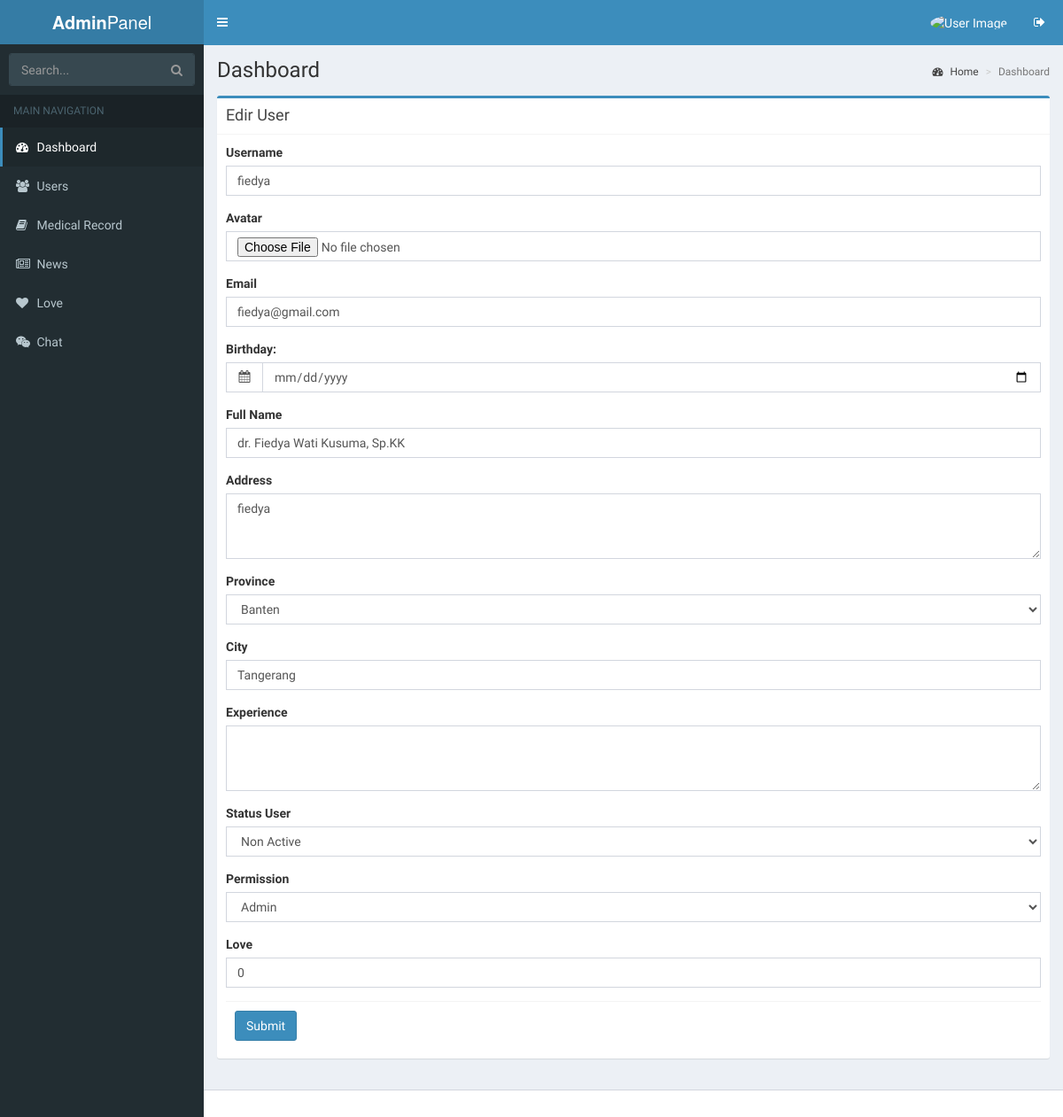
The page /adminpanel/user/edit_user/2 on the database as committed earlier.
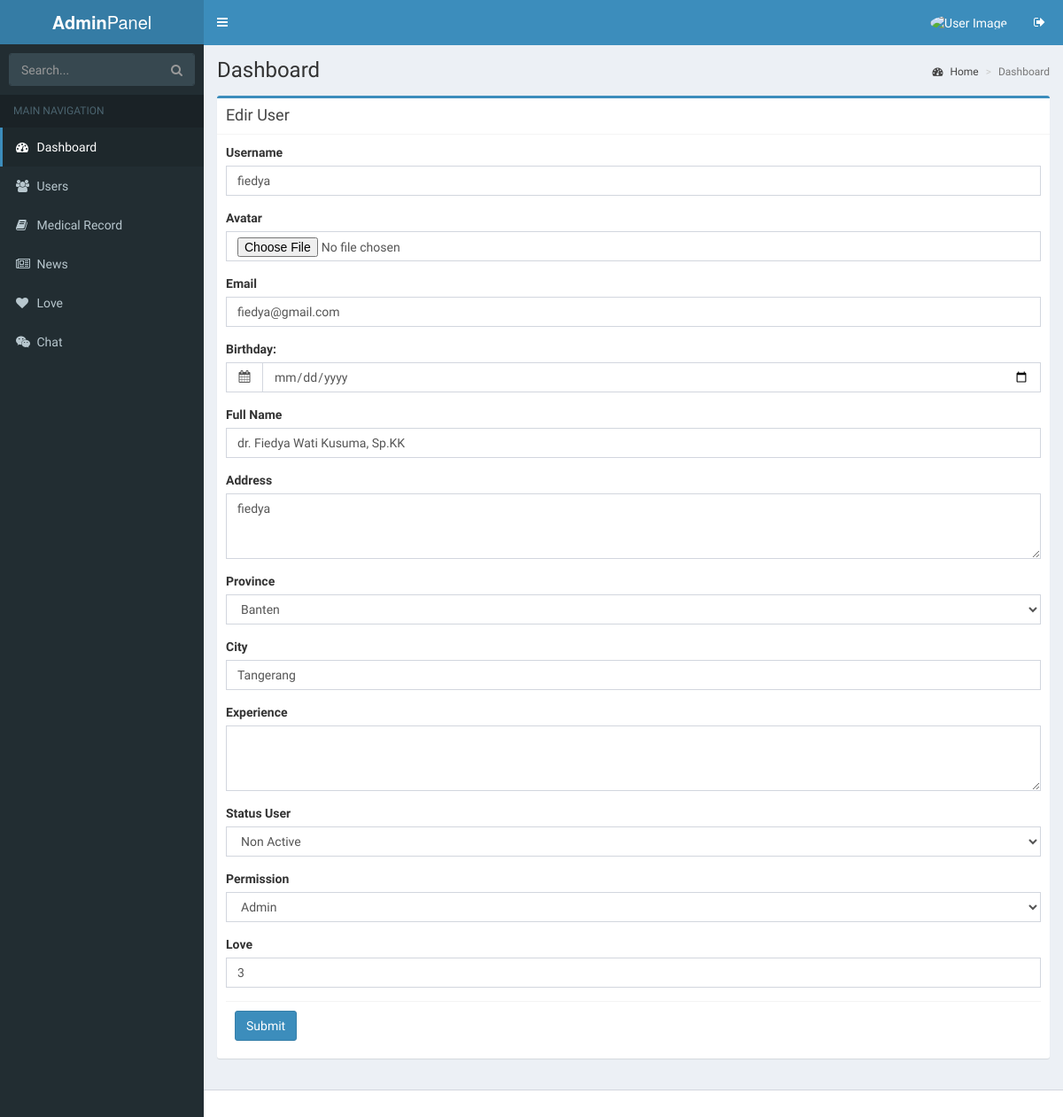
The same page on the database as committed later.
### tables this page shows
CREATE TABLE IF NOT EXISTS `ms_user` (
  `id_user` int(11) NOT NULL AUTO_INCREMENT,
  `username` varchar(30) NOT NULL,
  `password` char(32) NOT NULL,
  `email` varchar(100) NOT NULL,
  `phone_number` varchar(14) NOT NULL,
  `full_name` varchar(100) NOT NULL,
  `avatar` varchar(200) NOT NULL,
  `address` longtext NOT NULL,
  `city` varchar(100) NOT NULL,
  `province` varchar(100) NOT NULL,
  `gender` tinyint(1) NOT NULL COMMENT '0:Not Set, 1: Male, 2: Female',
  `experience` longtext NOT NULL,
  `birthday` date NOT NULL,
  `permission` tinyint(1) NOT NULL COMMENT '1: Admin, 2: Doctor, 3: Pasien',
  `status_user` tinyint(1) NOT NULL COMMENT '0: Nonactive, 1: Active, 2: Banned',
  `date_register` datetime NOT NULL,
  `date_login` datetime NOT NULL,
  `love` int(11) NOT NULL,
  `amount` int(11) NOT NULL,
  PRIMARY KEY (`id_user`)
);

### application/controllers/adminpanel/User.php (called while the page is built, shortened)
<?php
class User extends CI_Controller {
	public function __construct(){
		$this->load->model('muser','mus');
    $this->load->library('pagination');
	}
		function edit_user(){
			$data['title_web'] = 'Edit User | Adminpanel medskin';
			$data['path_content'] = 'admin/user/edit_user';
			$id=$this->uri->segment(4);
			$data['result']=$this->mod->getDataWhere('user','id_user',$id);
			$this->form_validation->set_rules('username','Username','required');
			$this->form_validation->set_rules('email','Email','required|valid_email');
			$this->form_validation->set_rules('full_name','full Name','required');
			$this->form_validation->set_rules('address','Address','required');
			$this->form_validation->set_rules('province','Province','required');
			$this->form_validation->set_rules('city','City','required');
			$this->form_validation->set_rules('status_user','Status','required');
			$this->form_validation->set_rules('experience','Experience','required');
			$this->form_validation->set_rules('permission','Permission','required');
			$this->form_validation->set_rules('love','love','required|numeric');
			if(!$this->form_validation->run()){
				$data['error'] = false;
				$this->load->view('admin/index',$data);
		}
	}
}
?>

### index.php (called while the page is built, shortened)
<?php
require_once BASEPATH.'core/CodeIgniter.php';

### application/models/Mmodule.php (called while the page is built, shortened)
<?php
class Mmodule extends CI_Model {
	function getDataWhere($table_name,$field,$value){
		$this->db->where($field,$value);
		$query = $this->db->get($table_name);
		if($query->num_rows()>0)
			return $query->row_array();
		else return false;
	}
}
?>

### application/views/admin/user/edit_user.php (the view, shortened to what the changed rows need)
<section class="content">
  <div class="row">
  <div class="col-md-12">
  <div class="box box-primary">
  <div class="box-body">
    <?php echo form_open_multipart('');?>
      <div class="form-group">
        <label>Username</label>
        <input type="text" class="form-control" placeholder="username" name="username" value="<?php echo $result['username']?>">
      </div>
      <div class="form-group">
        <label>Email</label>
        <input type="text" class="form-control" placeholder="medskin@gmail.com" name="email" value="<?php echo $result['email']?>">
      </div>
      <div class="form-group">
        <label>Full Name</label>
        <input type="text" class="form-control"  placeholder="medskin" name="full_name" value="<?php echo $result['full_name']?>">
      </div>
      <div class="form-group">
        <label>Address</label>
        <textarea class="form-control" rows="3" placeholder="Address" name="address"><?php echo $result['username']?></textarea>
      </div>
      <div class="form-group">
        <label>Province</label>
        <?php
          $options = array(
            'Aceh' => 'Aceh',
            'Sumut' => 'Sumatera Utara',
            'Sumbar'=> 'Sumatra Barat',
            'Riau' => 'Riau',
            'Jambi'=> 'Jambi',
            'Sumsel' => 'Sumatra Selatan',
            'Bengkulu' => 'Bengkulu',
            'Lampung' => 'Lampung',
            'Babel' => 'Kep. Bangka Belitung',
            'kepRiau' =>'Kepulauan Riau',
            'Jakarta' =>'Jakarta',
            'Jabar' => 'Jawa Barat',
            'Banten'=> 'Banten',
            'Jateng'=> 'Jateng',
            'Yogyakarta'=> 'Yogyakarta',
            'Jatim'=> 'Jawa Timur',
            'Kalbar'=> 'Kalimantan Barat',
            'Kalteng'=> 'Kalimantan Tengah',
            'Kalsel'=> 'Kalimantan Selatan',
            'Kaltim'=> 'Kalimantan Timur',
            'Kaltra'=> 'Kalimantan Utara',
            'Bali'=> 'Bali',
            'NTT'=> 'Nusa Tenggara Timur',
            'NTB'=> 'Nusa Tenggara Barat',
            'Sulut'=> 'Sulawesi Utara',
            'Sulteng'=> 'Sulawesi Tengah',
            'Sulsel'=> 'Sulawesi Selatan',
            'Sultengg'=> 'Sulawesi Tenggara',
            'Sulbar'=> 'Sulawesi Barat',
            'Gorontalo'=> 'Gorontalo',
            'Maluku'=> 'Maluku',
            'Maluku Utara'=> 'Maluku Utara',
            'Papua'=> 'Papua',
            'Papua Barat'=> 'Papua Barat',
          );
          echo form_dropdown('province',$options,$result['province'],'class="form-control"');
       ?>
      </div>
      <div class="form-group">
        <label>City</label>
        <input type="text" class="form-control"  placeholder="Jakarta" name="city" value="<?php echo $result['city']?>">
      </div>
      <div class="form-group">
        <label>Status User</label>
        <select class="form-control" name="status_user" value="<?php echo $result['status_user']?>">
          <option value="0">Non Active</option>
        </select>
      </div>
      <div class="form-group">
        <label>Permission</label>
        <select class="form-control" name="permission" value="<?php echo $result['permission']?>">
          <option value="1">Admin</option>
        </select>
      </div>
      <div class ="form-group">
        <label>Love</label>
          <input type="text" class="form-control"  placeholder="medskin" name="love" value="<?php echo $result['love']?>">
      </div>
  </div>
</div>
</div>
</div>
</section>

Rows that differ between the two databases and show on the page:
changed ms_user "fiedya": love "0" → "3"
